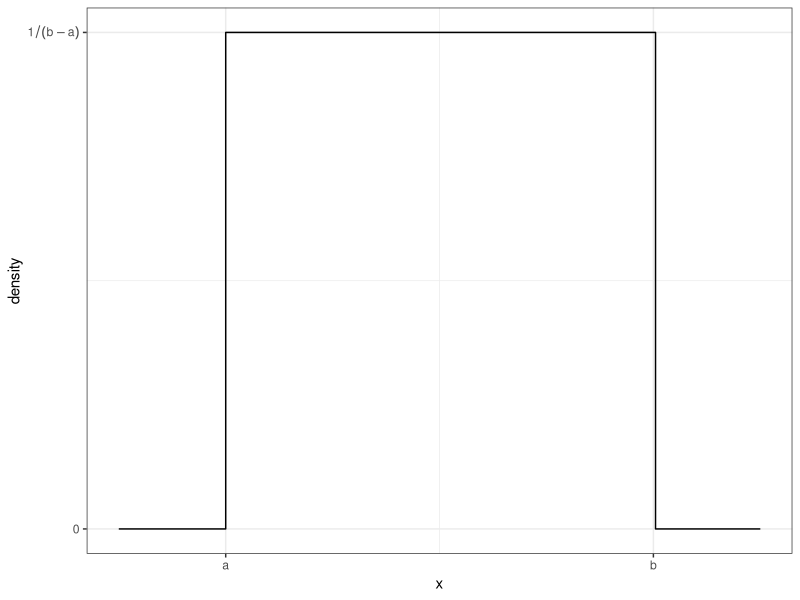
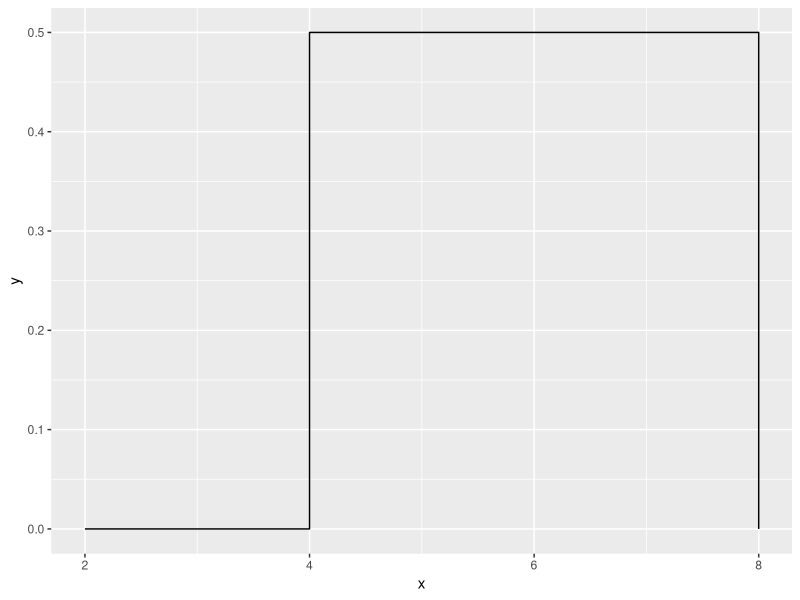

These charts were generated, in order, by the following R code:
## ---- chunk 1
knitr::opts_chunk$set(echo = TRUE)
library(tidyverse)
## ---- chunk 2
    library(ggplot2) 
    library(dplyr) 
    data <- data.frame(x = seq(-.25,1.25, length=301)) 
    data <- data %>% mutate( y = dunif(x,0,1) ) 
    ggplot(data, aes(x=x, y=y)) +
      geom_step() +   # geom_step is similar to geom_line() but for step functions
      scale_x_continuous( breaks=c(0,1), labels=c('a','b') ) +
      scale_y_continuous( breaks=c(0,1), labels=c(0,expression(1 / (b-a) )) ) +
      labs(y='density') + theme_bw()
## ---- chunk 3
duniform <- function(x, a, b){
  if( x >= a & x<= b){ # use density formula if x is between/equal to a & b
    density <- 1/(b-a)
  }else{
    density <- 0 # if x above/below a & b, then value is 0
  }
  return(density)
}
# duniform(4, 1, 3)
## ---- chunk 4
duniform <- function(x, a, b){ # function with if_else
    if_else( x >= a & x <= b, 1/(b-a), 0 )
  }
test.vector <- c(1, 3, 3.5, 6)
duniform(test.vector, 2, 4)

data.frame( x=seq(2, 8, by=2) ) %>% # plot
  mutate( y = duniform(test.vector, 2, 4) ) %>%
  ggplot( aes(x=x, y=y) ) +
  geom_step()

microbenchmark::microbenchmark( duniform( seq(2, 8, by=2), 2, 4), times=100)
## ---- chunk 5
# ?dunif()
duniform <- function(x, a=0, b=1){
    if_else( x >= a & x <= b, 1/(b-a), 0 ) # if_else(condition,true,false)
}
# duniform(.5)
# [1] 1

# duniform(2)
# [1] 0
## ---- chunk 6
fizz.buzz <- function(x){
  output <- NULL
  for( i in 1:length(x) ){  
    if( x[i] %% 3 == 0 & x[i] %% 5 != 0 ){ output[i] <- "Fizz"} # div by 3 only
    if( x[i] %% 5 == 0 & x[i] %% 3 != 0 ){output[i] <- "Buzz"} # div by 5 only
    if(x[i] %% 3 == 0 & x[i] %% 5 == 0){output[i] <- "FizzBuzz"} # div by 3 & 5
    if(x[i] %% 3 != 0 & x[i] %% 5 != 0){output[i] <- x[i]} # not div by 3 or 5
  }
  return(output)
}
fizz.buzz(1:100) # show first 100 numbers
## ---- chunk 7
#' Fill in missing values in a vector with the previous value.
#' 
#' @parm x An input vector with missing values
#' @result The input vector with NA values filled in.
myFill <- function(x){
  output <- NULL
  for( i in 1:length(x)){
    if(!is.na(x[i])){output[i] <- x[i]} # non na values remain same
    if(is.na(x[i])){output[i] <- output[i-1]} # na values replaced by previous
  }                                           # non na value stored in output
  return(output)
}
## ---- chunk 8
test.vector <- c('A',NA,NA, 'B','C', NA,NA,NA)
myFill(test.vector)
